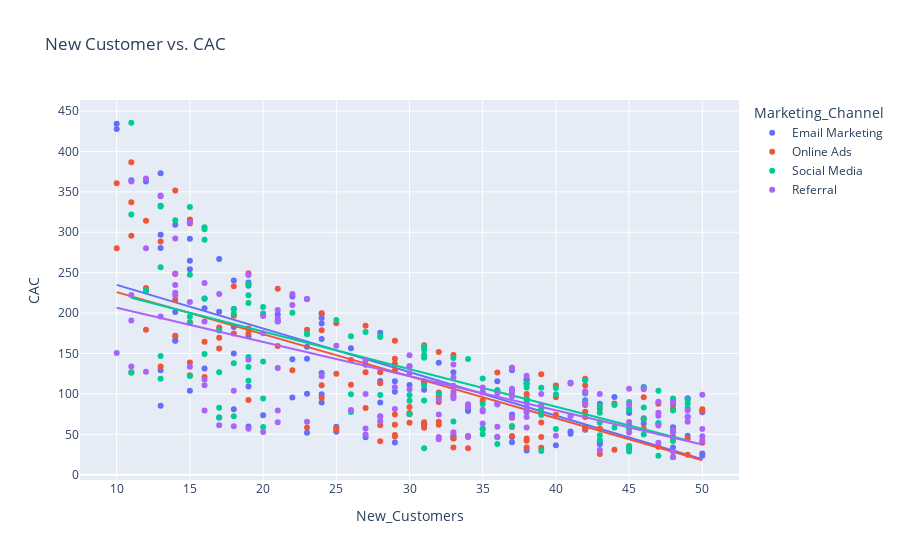

This figure's notebook cell:
### Code cell
fig2 = px.scatter(data, x='New_Customers', y='CAC', color='Marketing_Channel', title='New Customer vs. CAC', trendline='ols')
fig2.show()
